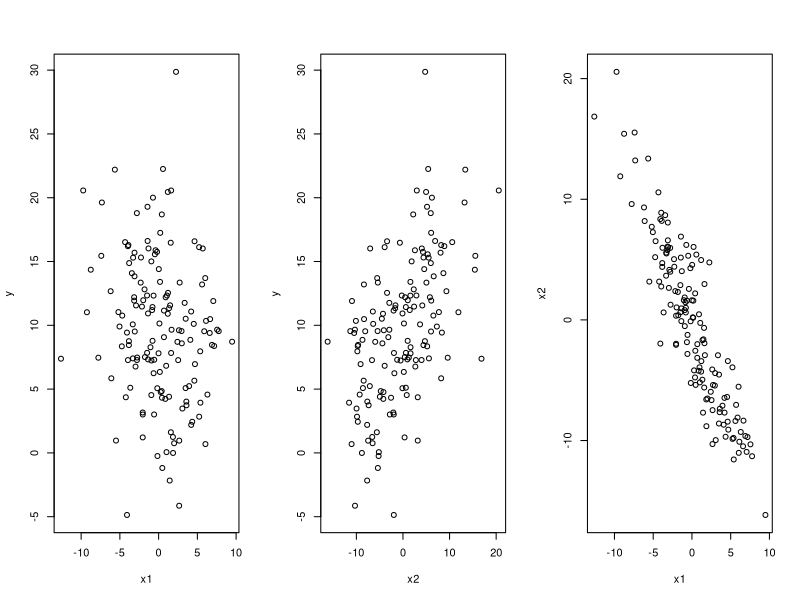
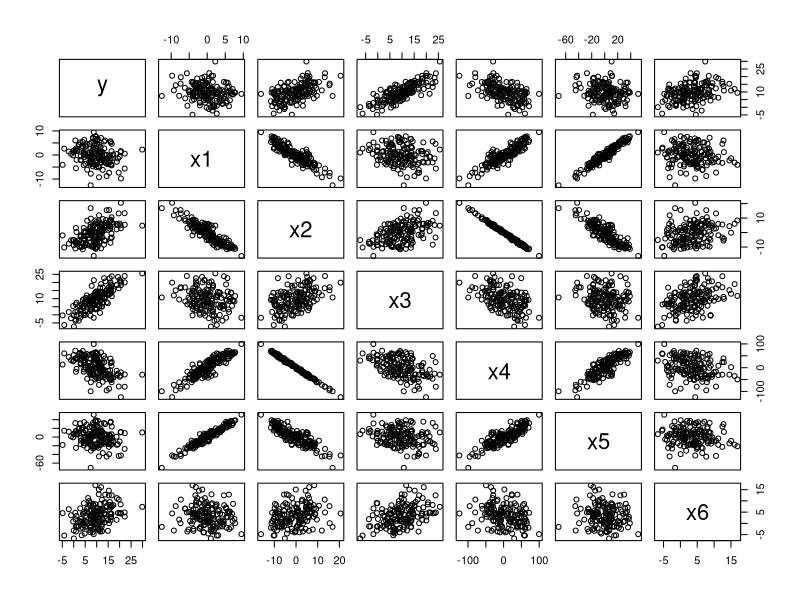
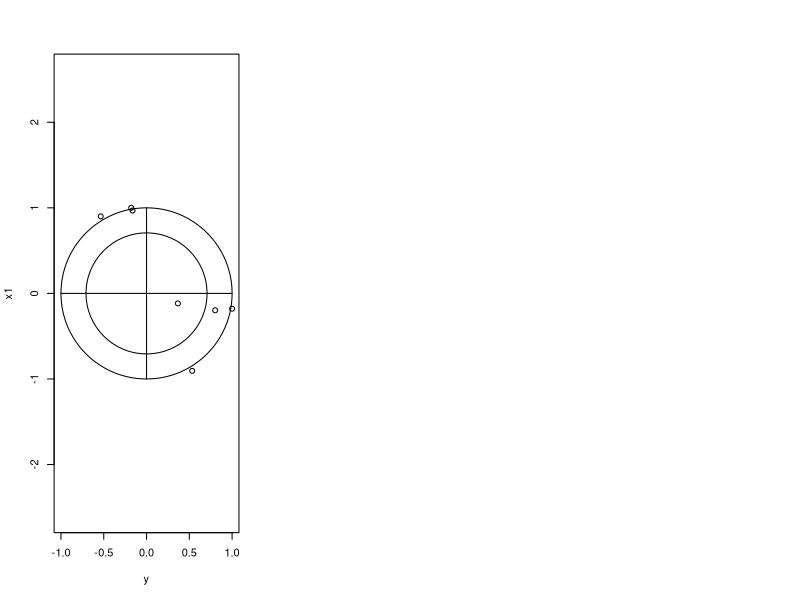
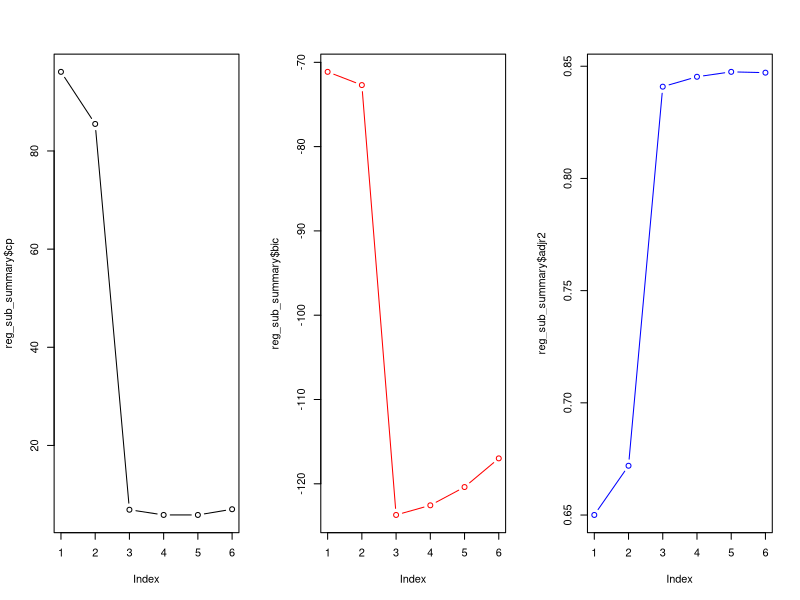
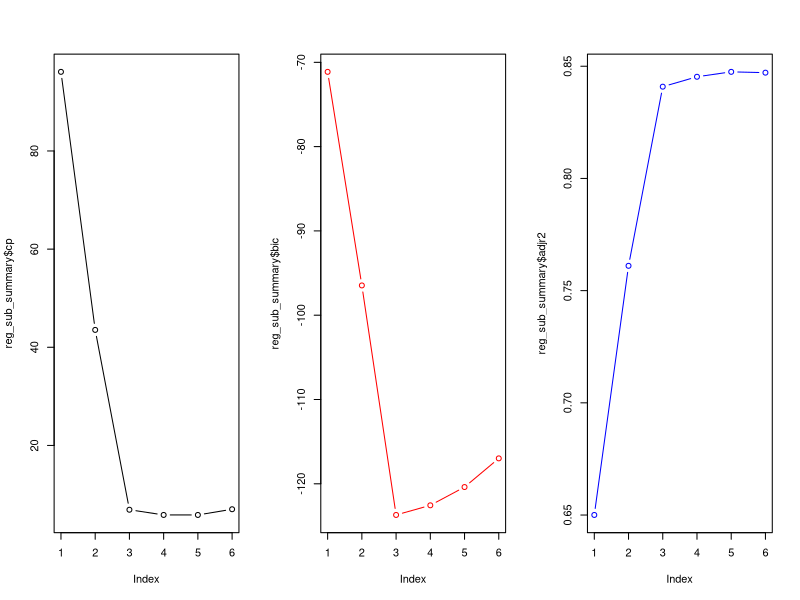
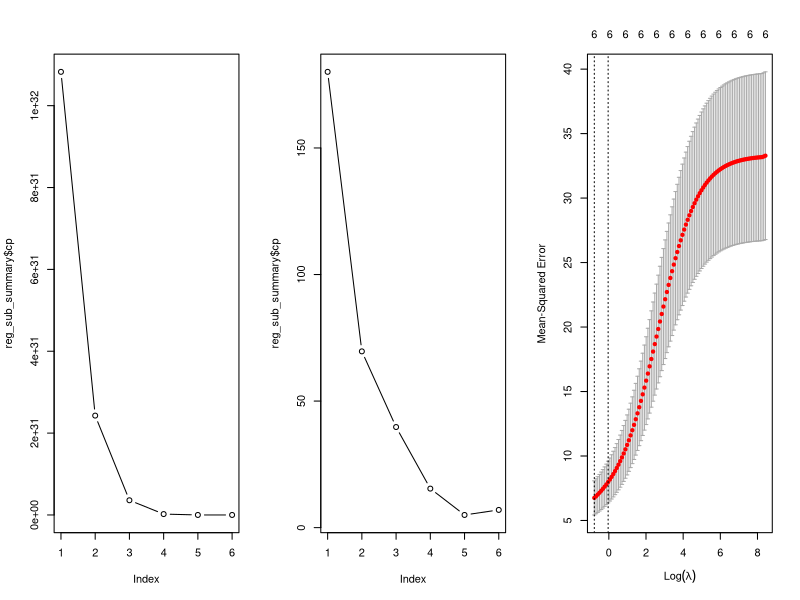
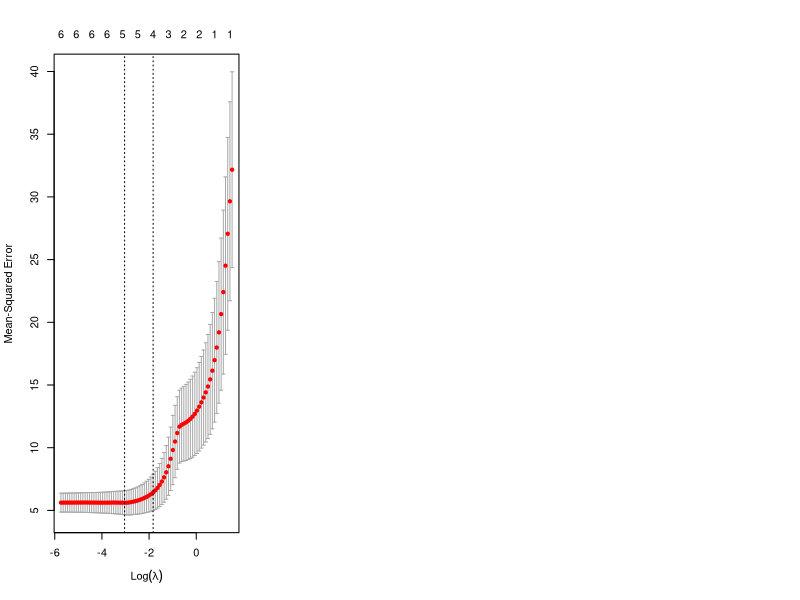

Write the R code that produced these figures, in order.
library(corrplot)
library(leaps)
library(matrixStats)
library(pls)
library(glmnet)

#Generacion de variables
x1=rnorm(150,0,4)
x2=-1.5*x1+rnorm(150,0,3)
y=10+2*x1+1.5*x2+rnorm(150,0,3)
par(mfrow=c(1,3))
plot(x1,y) ; plot(x2,y) ; plot(x1,x2)


# Modelo lineal
x=cbind(x1,x2)
fit=lm(y~x); summary(fit)
cor(x1,x2)

## a. Sí tienen sentido. Ambos están correlacionados

###### b ######
fit1=lm(y~x1); summary(fit1)
fit2=lm(y~x2); summary(fit2)

### c #####
x3=1*y+rnorm(150,0,4)
x4=-6*x2+rnorm(150,0,3)
x5=5*x1+rnorm(150,0,5)
x6=0.3*x3+rnorm(150,0,4)
x=cbind(x1,x2,x3,x4,x5,x6)
fit=lm(y~x); summary(fit)

data = cbind(y,x)
data = as.data.frame(data)

pairs(data) ## Graficar correlacion
corrplot(cor(data), method = "circle")


# Creación de test y train
index=seq(1,75)
test = data[index,]
train = data[-index,]


# Secuencial
reg_subset=regsubsets(y~.,data=train,method="forward",nvmax=6) ## nvmax debe ser el total
reg_sub_summary=summary(reg_subset)
reg_sub_summary

reg_sub_summary$cp 

par(mfrow=c(1,3))
plot(reg_sub_summary$cp,type="b") #El cp de mallows
plot(reg_sub_summary$bic,type="b",col="red")  #El BIC
plot(reg_sub_summary$adjr2,type="b",col="blue")  #El R2ajustado

which.min(reg_sub_summary$cp)
# 3
fit_sec = lm(y~x1+x2+x3, data = train)
pred=predict(fit_sec,test)
msesec=mean((test$y-pred)^2)
msesec


# Exaustivo
reg_subset=regsubsets(y~.,data=train,method="exhaustive",nvmax=6) ## nvmax debe ser el total
reg_sub_summary=summary(reg_subset)
reg_sub_summary

reg_sub_summary$cp 

par(mfrow=c(1,3))
plot(reg_sub_summary$cp,type="b") #El cp de mallows
plot(reg_sub_summary$bic,type="b",col="red")  #El BIC
plot(reg_sub_summary$adjr2,type="b",col="blue")  #El R2ajustado

which.min(reg_sub_summary$cp)
# 3
fit_ex = lm(y~x1+x2+x3, data = train)
pred=predict(fit_ex,test)
mseex=mean((test$y-pred)^2)
mseex


# PCA
# Escala train
scale_train=scale(train[,-7])
            
# Componentes principales
pp=princomp(scale_train,scores=TRUE)

zz=pp$scores
train_comps = data.frame(cbind(zz,train$y))

# Variables
reg_subset=regsubsets(V7~.,data=train_comps,method="forward",nvmax=6) ## nvmax debe ser el total
reg_sub_summary=summary(reg_subset)
reg_sub_summary

reg_sub_summary$cp  
which.min(reg_sub_summary$cp)
plot(reg_sub_summary$cp,type="b") #El cp de mallows  
# El mejor es con 1, 2, 3, 4, 5, 6

# Aplicar a Test

# # Estandarizar Test
# train_matrix = data.matrix(train) # Pasar data frame a matriz
# miu = colMeans(train_matrix)
# s = colSds(train_matrix)
# 
# #
# mius = rep(miu,nrow(test))
# mius = matrix(mius, ncol = nrow(test))
# mius = t(mius)
# 
# s = rep(s,nrow(test))
# s = matrix(s, ncol = nrow(test))
# s = t(s)
# 
# scale_test = (test-(mius))/s
# scale_test = scale_test[,-7]
# 
# 
# # Pasar test a componentes
# weights = loadings(pp)[]
# 
# test_mats = as.matrix(scale_test)
# pp_test = test_mats%*%weights
# 
# test_comps = data.frame(cbind(pp_test,test$y))


# # Fit
# fit = lm(V7~Comp.1+Comp.2+Comp.3+Comp.4+Comp.5+Comp.6, data = train_comps)
# predpp=predict(fit,test_comps)
# msecpa=mean((test$y-predpp)^2)
# msecpa


### PCA
pca = pcr(y~.,data=train, scale=T, validation = "CV")
summary(pca)
predpca = predict(pca,test, ncomp = 1:6)    
msepca=mean((test$y-predpca)^2)
msepca


### PLS
scale_train=scale(train[,-7])

# Componentes principales
pls=plsr(y~.,data=train,scale=T,validation="CV")
summary(pls)

zz = pls$scores
train_comps = data.frame(cbind(zz,train$y))

# Variables
reg_subset=regsubsets(V7~.,data=train_comps,method="forward",nvmax=6) ## nvmax debe ser el total
reg_sub_summary=summary(reg_subset)
reg_sub_summary

reg_sub_summary$cp  
which.min(reg_sub_summary$cp)
plot(reg_sub_summary$cp,type="b") #El cp de mallows  
# El mejor es con 1, 2, 3, 4, 5, 6


predpl=predict(pls,test)
msepls=mean((test$y-predpl)^2)
msepls

xtrain = train[,2:7]
xtrain = as.matrix(xtrain)

###### Ridge #####
cvmod=cv.glmnet(xtrain,train$y,alpha=0)
cvmod$lambda.min
plot(cvmod)
cvmod$lambda.min #Lambda mínimo

mod_pen2=glmnet(xtrain,train$y,alpha=0,lambda=cvmod$lambda.min)
coef(mod_pen2)

xtest = as.matrix(test[,2:7])


predp2=predict(mod_pen2,xtest)
mseridge=mean((test$y-predp2)^2)
mseridge


###### Lasso #######
cvmod=cv.glmnet(xtrain,train$y,alpha=1)
cvmod$lambda.min
plot(cvmod)
cvmod$lambda.min #Lambda mínimo

mod_pen2=glmnet(xtrain,train$y,alpha=1,lambda=cvmod$lambda.min)
coef(mod_pen2)

xtest = as.matrix(test[,2:7])


predp2=predict(mod_pen2,xtest)
mselasso=mean((test$y-predp2)^2)
mselasso
